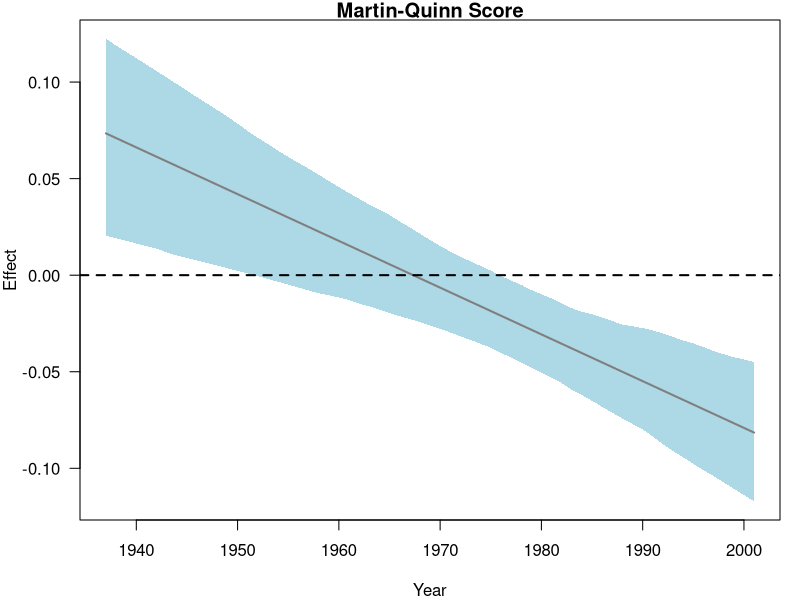
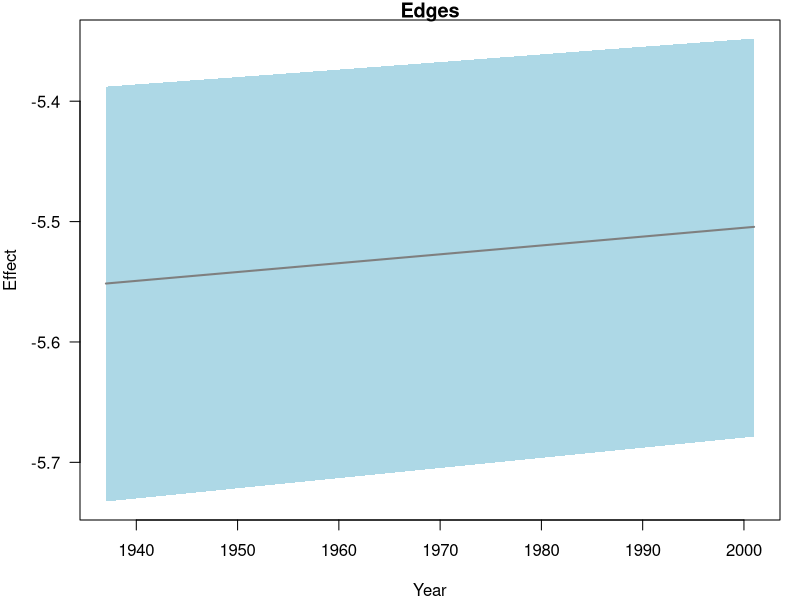
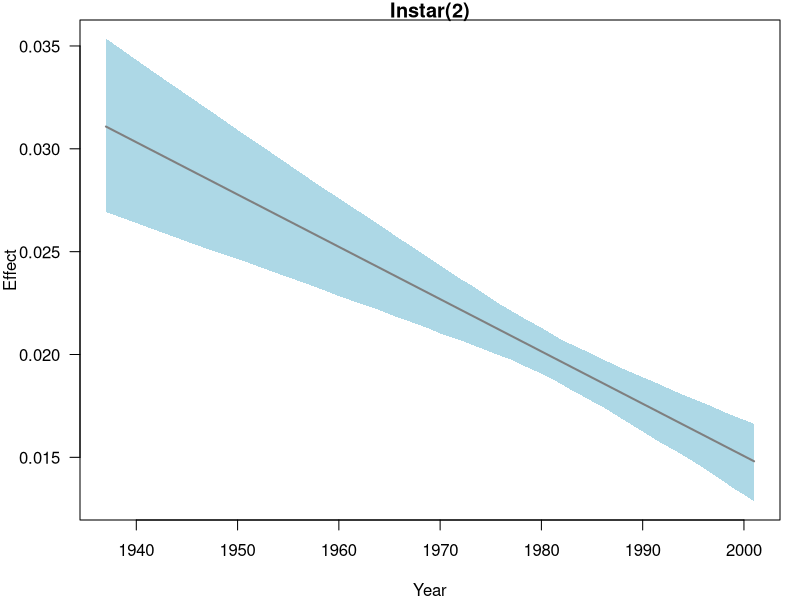
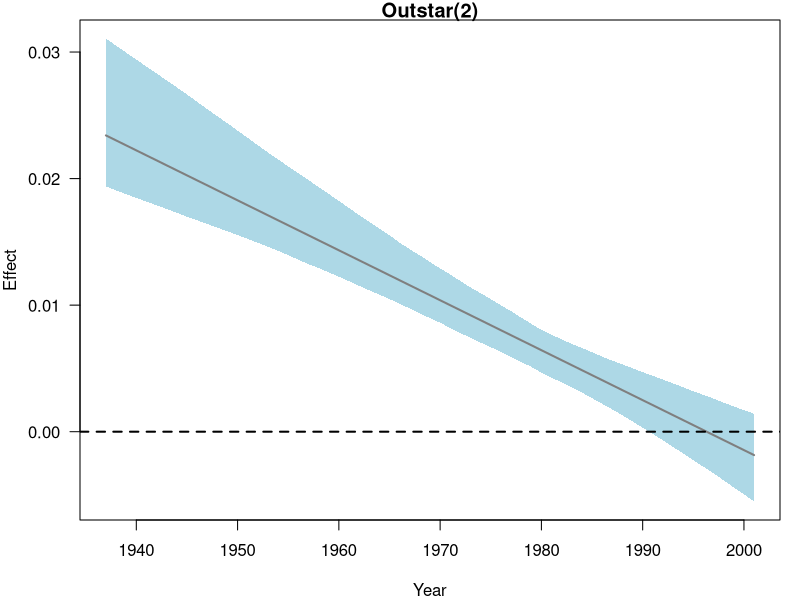
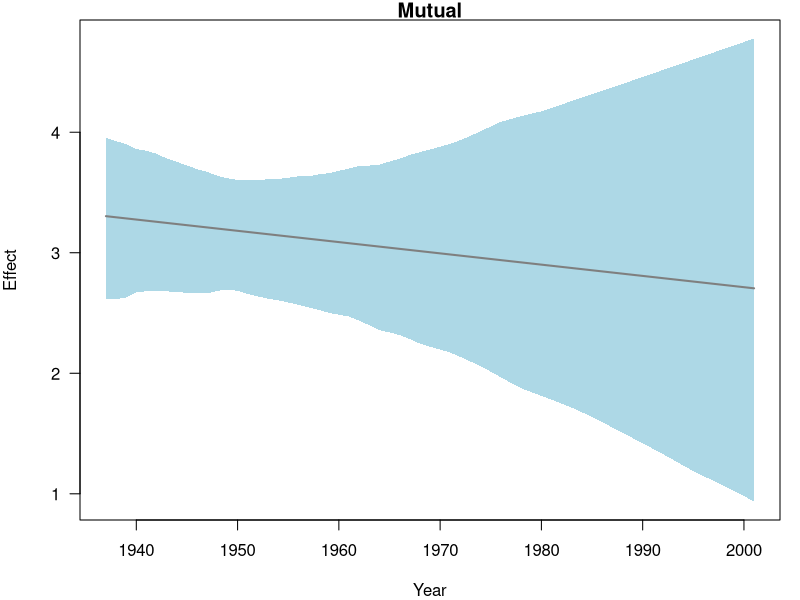
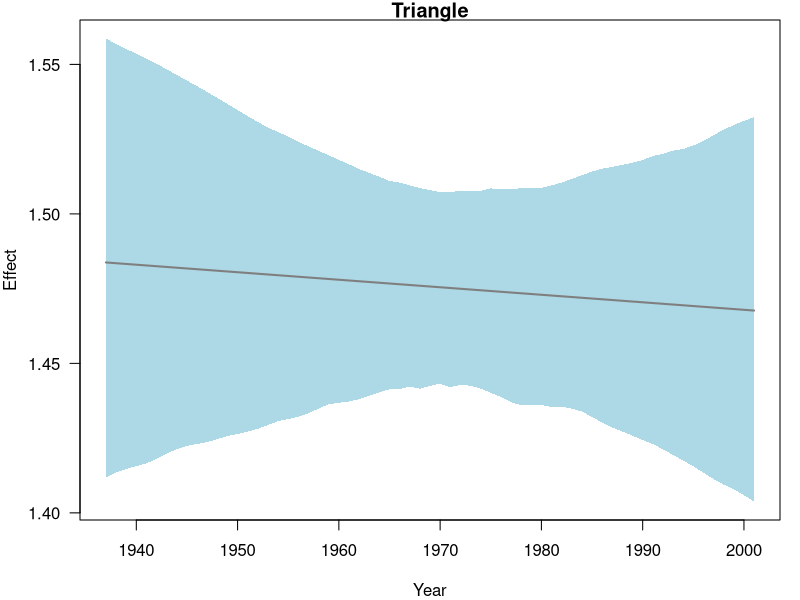
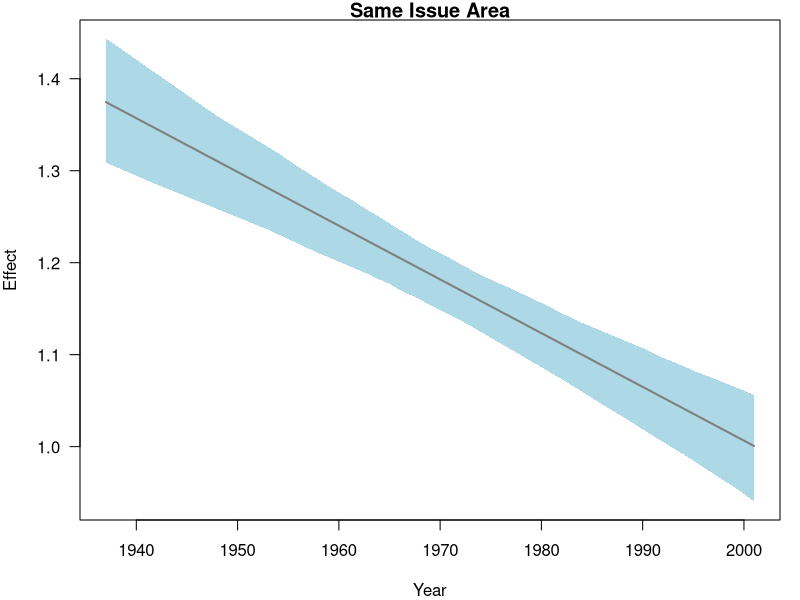
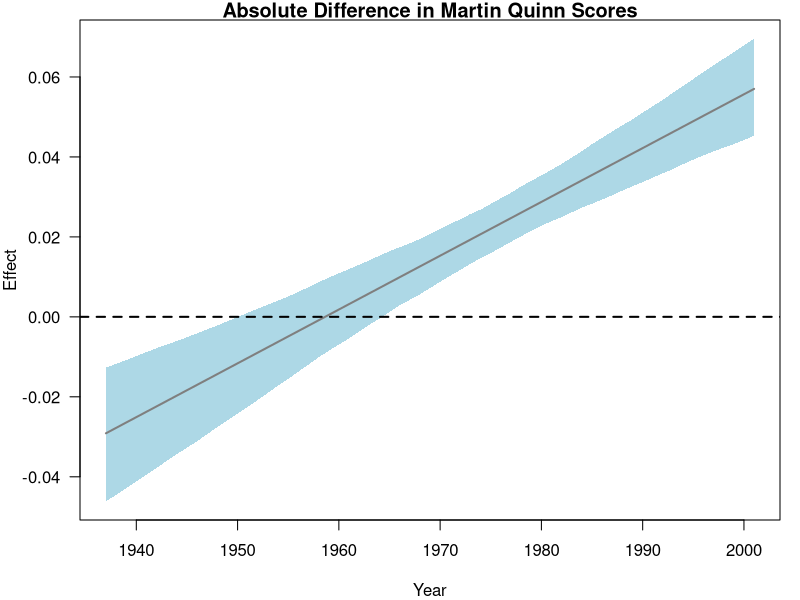

R code for these plots, in order:
# code assumes that working directory is set
# to top-level project
bootstrapResults <- read.csv("bootresults.csv",stringsAsFactors=F,row.names=1)

# Christian, can you correct this? The sender time values should be set to map onto the range
# of sender times in our data
sender_times <- 1:65
sender_years <- 1937:2001

density_coefficients <- c("edges","nodeocov.sender.time")
i2star_coefficients <- c("istar2","instar2_sendertime")
o2star_coefficients <- c("ostar2","outstar2_sendertime")
mutual_coefficients <- c("mutual","mutual_sendertime")
triangle_coefficients <- c("triangle","triangle_sendertime")
mq_coefficients <- c("edgecov.mq.t","mq_sendertime")
sameissue_coefficients <- c("edgecov.same.issue.area.t","sameissuearea_sendertime")
absdiffmq_coefficients <- c("nodeicov.AbsDiffMQscores","AbsDiffMQscores_sendertime")
numberjusticespro_coefficients <- c("nodeicov.NumberJusticesPro","NumberJusticesPro_sendertime")

# example trend CI plot for MQ coef
mq_coef_trend <- matrix(NA,length(sender_times),3)
colnames(mq_coef_trend) <- c("mean","lower","upper")
for(t in sender_times){
  effect.t <- bootstrapResults[,mq_coefficients[1]]+t*bootstrapResults[,mq_coefficients[2]]
  mq_coef_trend[t,] <- c(mean(effect.t),quantile(effect.t,prob=c(0.025,.975)))
}

pdf("./images/mq_coef_trend.pdf",width=6,height=3.5)
par(las=1,mar=c(4,4,1,1))
plot(sender_years,mq_coef_trend[,1],type="n",ylab="Effect",xlab="Year", main="Martin-Quinn Score" ,ylim=c(min(c(mq_coef_trend)),max(c(mq_coef_trend))))
polygon(c(sender_years,rev(sender_years)),c(mq_coef_trend[,2],rev(mq_coef_trend[,3])),col="lightblue",border=NA)
lines(sender_years,mq_coef_trend[,1],lwd=2,col="grey50")
abline(h=0,lty=2,lwd=2)
dev.off()


# trend CI plot for edges coef
edges_coef_trend <- matrix(NA,length(sender_times),3)
colnames(edges_coef_trend) <- c("mean","lower","upper")
for(t in sender_times){
  effect.t <- bootstrapResults[,density_coefficients[1]]+t*bootstrapResults[,density_coefficients[2]]
  edges_coef_trend[t,] <- c(mean(effect.t),quantile(effect.t,prob=c(0.025,.975)))
}

pdf("./images/edges_coef_trend.pdf",width=6,height=3.5)
par(las=1,mar=c(4,4,1,1))
plot(sender_years,edges_coef_trend[,1],type="n",ylab="Effect",xlab="Year", main="Edges" ,ylim=c(min(c(edges_coef_trend)),max(c(edges_coef_trend))))
polygon(c(sender_years,rev(sender_years)),c(edges_coef_trend[,2],rev(edges_coef_trend[,3])),col="lightblue",border=NA)
lines(sender_years,edges_coef_trend[,1],lwd=2,col="grey50")
abline(h=0,lty=2,lwd=2)
dev.off()


# trend CI plot for i2star coef
i2star_coef_trend <- matrix(NA,length(sender_times),3)
colnames(i2star_coef_trend) <- c("mean","lower","upper")
for(t in sender_times){
  effect.t <- bootstrapResults[,i2star_coefficients[1]]+t*bootstrapResults[,i2star_coefficients[2]]
  i2star_coef_trend[t,] <- c(mean(effect.t),quantile(effect.t,prob=c(0.025,.975)))
}

pdf("./images/i2star_coef_trend.pdf",width=6,height=3.5)
par(las=1,mar=c(4,4,1,1))
plot(sender_years,i2star_coef_trend[,1],type="n",ylab="Effect",xlab="Year", main="Instar(2)" ,ylim=c(min(c(i2star_coef_trend)),max(c(i2star_coef_trend))))
polygon(c(sender_years,rev(sender_years)),c(i2star_coef_trend[,2],rev(i2star_coef_trend[,3])),col="lightblue",border=NA)
lines(sender_years,i2star_coef_trend[,1],lwd=2,col="grey50")
abline(h=0,lty=2,lwd=2)
dev.off()


# trend CI plot for o2star coef
o2star_coef_trend <- matrix(NA,length(sender_times),3)
colnames(o2star_coef_trend) <- c("mean","lower","upper")
for(t in sender_times){
  effect.t <- bootstrapResults[,o2star_coefficients[1]]+t*bootstrapResults[,o2star_coefficients[2]]
  o2star_coef_trend[t,] <- c(mean(effect.t),quantile(effect.t,prob=c(0.025,.975)))
}

pdf("./images/o2star_coef_trend.pdf",width=6,height=3.5)
par(las=1,mar=c(4,4,1,1))
plot(sender_years,o2star_coef_trend[,1],type="n",ylab="Effect",xlab="Year", main="Outstar(2)" ,ylim=c(min(c(o2star_coef_trend)),max(c(o2star_coef_trend))))
polygon(c(sender_years,rev(sender_years)),c(o2star_coef_trend[,2],rev(o2star_coef_trend[,3])),col="lightblue",border=NA)
lines(sender_years,o2star_coef_trend[,1],lwd=2,col="grey50")
abline(h=0,lty=2,lwd=2)
dev.off()

# trend CI plot for mutual coef
mutual_coef_trend <- matrix(NA,length(sender_times),3)
colnames(mutual_coef_trend) <- c("mean","lower","upper")
for(t in sender_times){
  effect.t <- bootstrapResults[,mutual_coefficients[1]]+t*bootstrapResults[,mutual_coefficients[2]]
  mutual_coef_trend[t,] <- c(mean(effect.t),quantile(effect.t,prob=c(0.025,.975)))
}

pdf("./images/mutual_coef_trend.pdf",width=6,height=3.5)
par(las=1,mar=c(4,4,1,1))
plot(sender_years,mutual_coef_trend[,1],type="n",ylab="Effect",xlab="Year", main="Mutual" ,ylim=c(min(c(mutual_coef_trend)),max(c(mutual_coef_trend))))
polygon(c(sender_years,rev(sender_years)),c(mutual_coef_trend[,2],rev(mutual_coef_trend[,3])),col="lightblue",border=NA)
lines(sender_years,mutual_coef_trend[,1],lwd=2,col="grey50")
abline(h=0,lty=2,lwd=2)
dev.off()


# trend CI plot for triangle coef
triangle_coef_trend <- matrix(NA,length(sender_times),3)
colnames(triangle_coef_trend) <- c("mean","lower","upper")
for(t in sender_times){
  effect.t <- bootstrapResults[,triangle_coefficients[1]]+t*bootstrapResults[,triangle_coefficients[2]]
  triangle_coef_trend[t,] <- c(mean(effect.t),quantile(effect.t,prob=c(0.025,.975)))
}

pdf("./images/triangle_coef_trend.pdf",width=6,height=3.5)
par(las=1,mar=c(4,4,1,1))
plot(sender_years,triangle_coef_trend[,1],type="n",ylab="Effect",xlab="Year", main="Triangle" ,ylim=c(min(c(triangle_coef_trend)),max(c(triangle_coef_trend))))
polygon(c(sender_years,rev(sender_years)),c(triangle_coef_trend[,2],rev(triangle_coef_trend[,3])),col="lightblue",border=NA)
lines(sender_years,triangle_coef_trend[,1],lwd=2,col="grey50")
abline(h=0,lty=2,lwd=2)
dev.off()


# trend CI plot for sameissuearea coef
sameissue_coef_trend <- matrix(NA,length(sender_times),3)
colnames(sameissue_coef_trend) <- c("mean","lower","upper")
for(t in sender_times){
  effect.t <- bootstrapResults[,sameissue_coefficients[1]]+t*bootstrapResults[,sameissue_coefficients[2]]
  sameissue_coef_trend[t,] <- c(mean(effect.t),quantile(effect.t,prob=c(0.025,.975)))
}

pdf("./images/sameissue_coef_trend.pdf",width=6,height=3.5)
par(las=1,mar=c(4,4,1,1))
plot(sender_years,sameissue_coef_trend[,1],type="n",ylab="Effect",xlab="Year", main="Same Issue Area" ,ylim=c(min(c(sameissue_coef_trend)),max(c(sameissue_coef_trend))))
polygon(c(sender_years,rev(sender_years)),c(sameissue_coef_trend[,2],rev(sameissue_coef_trend[,3])),col="lightblue",border=NA)
lines(sender_years,sameissue_coef_trend[,1],lwd=2,col="grey50")
abline(h=0,lty=2,lwd=2)
dev.off()



# trend CI plot for absdiffmq coef
absdiffmq_coef_trend <- matrix(NA,length(sender_times),3)
colnames(absdiffmq_coef_trend) <- c("mean","lower","upper")
for(t in sender_times){
  effect.t <- bootstrapResults[,absdiffmq_coefficients[1]]+t*bootstrapResults[,absdiffmq_coefficients[2]]
  absdiffmq_coef_trend[t,] <- c(mean(effect.t),quantile(effect.t,prob=c(0.025,.975)))
}

pdf("./images/absdiffmq_coef_trend.pdf",width=6,height=3.5)
par(las=1,mar=c(4,4,1,1))
plot(sender_years,absdiffmq_coef_trend[,1],type="n",ylab="Effect",xlab="Year", main="Absolute Difference in Martin Quinn Scores" ,ylim=c(min(c(absdiffmq_coef_trend)),max(c(absdiffmq_coef_trend))))
polygon(c(sender_years,rev(sender_years)),c(absdiffmq_coef_trend[,2],rev(absdiffmq_coef_trend[,3])),col="lightblue",border=NA)
lines(sender_years,absdiffmq_coef_trend[,1],lwd=2,col="grey50")
abline(h=0,lty=2,lwd=2)
dev.off()


# trend CI plot for absdiffmq coef
numberjusticespro_coef_trend <- matrix(NA,length(sender_times),3)
colnames(numberjusticespro_coef_trend) <- c("mean","lower","upper")
for(t in sender_times){
  effect.t <- bootstrapResults[,numberjusticespro_coefficients[1]]+t*bootstrapResults[,numberjusticespro_coefficients[2]]
  numberjusticespro_coef_trend[t,] <- c(mean(effect.t),quantile(effect.t,prob=c(0.025,.975)))
}

pdf("./images/numberjusticespro_coef_trend.pdf",width=6,height=3.5)
par(las=1,mar=c(4,4,1,1))
plot(sender_years,numberjusticespro_coef_trend[,1],type="n",ylab="Effect",xlab="Year", main="Number of Justices in Majority" ,ylim=c(min(c(numberjusticespro_coef_trend)),max(c(numberjusticespro_coef_trend))))
polygon(c(sender_years,rev(sender_years)),c(numberjusticespro_coef_trend[,2],rev(numberjusticespro_coef_trend[,3])),col="lightblue",border=NA)
lines(sender_years,numberjusticespro_coef_trend[,1],lwd=2,col="grey50")
abline(h=0,lty=2,lwd=2)
dev.off()
